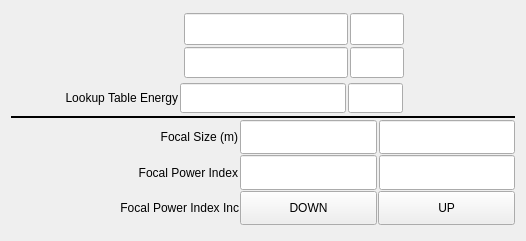
<?xml version="1.0" encoding="UTF-8"?>
<ui version="4.0">
 <class>Form</class>
 <widget class="QWidget" name="Form">
  <property name="geometry">
   <rect>
    <x>0</x>
    <y>0</y>
    <width>526</width>
    <height>241</height>
   </rect>
  </property>
  <property name="windowTitle">
   <string>Form</string>
  </property>
  <layout class="QVBoxLayout" name="verticalLayout_3">
   <item>
    <layout class="QVBoxLayout" name="verticalLayout" stretch="2,1,1,1,1,1">
     <property name="spacing">
      <number>1</number>
     </property>
     <property name="topMargin">
      <number>0</number>
     </property>
     <property name="bottomMargin">
      <number>5</number>
     </property>
     <item>
      <layout class="QHBoxLayout" name="horizontalLayout_3" stretch="4,1,10">
       <property name="spacing">
        <number>2</number>
       </property>
       <item>
        <widget class="caChoice" name="caChoice_0">
         <property name="channel" stdset="0">
          <string notr="true">$(P)$(CRL):EnergySelect</string>
         </property>
         <property name="foreground">
          <color>
           <red>0</red>
           <green>0</green>
           <blue>0</blue>
          </color>
         </property>
         <property name="background">
          <color>
           <red>115</red>
           <green>223</green>
           <blue>255</blue>
          </color>
         </property>
         <property name="colorMode">
          <enum>caChoice::Static</enum>
         </property>
         <property name="endBit">
          <number>1</number>
         </property>
        </widget>
       </item>
       <item>
        <layout class="QVBoxLayout" name="verticalLayout_2">
         <property name="margin">
          <number>5</number>
         </property>
         <item>
          <widget class="caGraphics" name="caRectangle_1">
           <property name="foreground">
            <color>
             <red>0</red>
             <green>216</green>
             <blue>0</blue>
            </color>
           </property>
           <property name="linestyle" stdset="0">
            <enum>caGraphics::Solid</enum>
           </property>
           <property name="fillstyle" stdset="0">
            <enum>caGraphics::Filled</enum>
           </property>
           <property name="lineColor">
            <color>
             <red>0</red>
             <green>216</green>
             <blue>0</blue>
            </color>
           </property>
           <property name="visibility">
            <enum>caGraphics::IfZero</enum>
           </property>
           <property name="channel" stdset="0">
            <string notr="true">$(P)$(CRL):EnergySelect</string>
           </property>
           <property name="form">
            <enum>caGraphics::Rectangle</enum>
           </property>
          </widget>
         </item>
         <item>
          <widget class="caGraphics" name="caRectangle_2">
           <property name="foreground">
            <color>
             <red>0</red>
             <green>216</green>
             <blue>0</blue>
            </color>
           </property>
           <property name="linestyle" stdset="0">
            <enum>caGraphics::Solid</enum>
           </property>
           <property name="fillstyle" stdset="0">
            <enum>caGraphics::Filled</enum>
           </property>
           <property name="lineColor">
            <color>
             <red>0</red>
             <green>216</green>
             <blue>0</blue>
            </color>
           </property>
           <property name="visibility">
            <enum>caGraphics::IfNotZero</enum>
           </property>
           <property name="channel" stdset="0">
            <string notr="true">$(P)$(CRL):EnergySelect</string>
           </property>
           <property name="form">
            <enum>caGraphics::Rectangle</enum>
           </property>
          </widget>
         </item>
        </layout>
       </item>
       <item>
        <layout class="QGridLayout" name="gridLayout_3" columnstretch="3,1,2" rowminimumheight="1,1">
         <property name="margin">
          <number>2</number>
         </property>
         <property name="spacing">
          <number>2</number>
         </property>
         <item row="1" column="0">
          <widget class="caTextEntry" name="catextentry_17">
           <property name="sizePolicy">
            <sizepolicy hsizetype="Expanding" vsizetype="Expanding">
             <horstretch>0</horstretch>
             <verstretch>0</verstretch>
            </sizepolicy>
           </property>
           <property name="alignment">
            <set>Qt::AlignRight|Qt::AlignTrailing|Qt::AlignVCenter</set>
           </property>
           <property name="channel" stdset="0">
            <string notr="true">$(P)$(CRL):EnergyLocal</string>
           </property>
           <property name="background">
            <color>
             <red>115</red>
             <green>223</green>
             <blue>255</blue>
            </color>
           </property>
           <property name="colorMode">
            <enum>caLineEdit::Static</enum>
           </property>
           <property name="precision">
            <number>3</number>
           </property>
          </widget>
         </item>
         <item row="1" column="1">
          <widget class="caLineEdit" name="caLineEdit_19">
           <property name="sizePolicy">
            <sizepolicy hsizetype="Expanding" vsizetype="Expanding">
             <horstretch>0</horstretch>
             <verstretch>0</verstretch>
            </sizepolicy>
           </property>
           <property name="font">
            <font>
             <pointsize>13</pointsize>
            </font>
           </property>
           <property name="text">
            <string/>
           </property>
           <property name="alignment">
            <set>Qt::AlignAbsolute|Qt::AlignLeading|Qt::AlignLeft|Qt::AlignVCenter</set>
           </property>
           <property name="channel" stdset="0">
            <string notr="true">$(P)$(CRL):EnergyLocal.EGU</string>
           </property>
           <property name="foreground">
            <color>
             <red>10</red>
             <green>0</green>
             <blue>184</blue>
            </color>
           </property>
           <property name="background">
            <color>
             <red>200</red>
             <green>200</green>
             <blue>200</blue>
            </color>
           </property>
           <property name="colorMode">
            <enum>caLineEdit::Static</enum>
           </property>
           <property name="fontScaleMode" stdset="0">
            <enum>caLineEdit::None</enum>
           </property>
          </widget>
         </item>
         <item row="0" column="1">
          <widget class="caLineEdit" name="caLineEdit_11">
           <property name="sizePolicy">
            <sizepolicy hsizetype="Expanding" vsizetype="Expanding">
             <horstretch>0</horstretch>
             <verstretch>0</verstretch>
            </sizepolicy>
           </property>
           <property name="font">
            <font>
             <pointsize>13</pointsize>
            </font>
           </property>
           <property name="text">
            <string/>
           </property>
           <property name="alignment">
            <set>Qt::AlignAbsolute|Qt::AlignLeading|Qt::AlignLeft|Qt::AlignVCenter</set>
           </property>
           <property name="channel" stdset="0">
            <string notr="true">$(P)$(CRL):EnergyBeamline.EGU</string>
           </property>
           <property name="foreground">
            <color>
             <red>10</red>
             <green>0</green>
             <blue>184</blue>
            </color>
           </property>
           <property name="background">
            <color>
             <red>200</red>
             <green>200</green>
             <blue>200</blue>
            </color>
           </property>
           <property name="colorMode">
            <enum>caLineEdit::Static</enum>
           </property>
           <property name="fontScaleMode" stdset="0">
            <enum>caLineEdit::None</enum>
           </property>
          </widget>
         </item>
         <item row="0" column="0">
          <widget class="caLineEdit" name="caLineEdit_16">
           <property name="sizePolicy">
            <sizepolicy hsizetype="Expanding" vsizetype="Expanding">
             <horstretch>0</horstretch>
             <verstretch>0</verstretch>
            </sizepolicy>
           </property>
           <property name="font">
            <font>
             <pointsize>13</pointsize>
            </font>
           </property>
           <property name="text">
            <string/>
           </property>
           <property name="alignment">
            <set>Qt::AlignRight|Qt::AlignTrailing|Qt::AlignVCenter</set>
           </property>
           <property name="channel" stdset="0">
            <string notr="true">$(P)$(CRL):EnergyBeamline</string>
           </property>
           <property name="foreground">
            <color>
             <red>10</red>
             <green>0</green>
             <blue>184</blue>
            </color>
           </property>
           <property name="background">
            <color>
             <red>200</red>
             <green>200</green>
             <blue>200</blue>
            </color>
           </property>
           <property name="colorMode">
            <enum>caLineEdit::Static</enum>
           </property>
           <property name="precision">
            <number>3</number>
           </property>
           <property name="fontScaleMode" stdset="0">
            <enum>caLineEdit::None</enum>
           </property>
          </widget>
         </item>
         <item row="0" column="2">
          <spacer name="horizontalSpacer_8">
           <property name="orientation">
            <enum>Qt::Horizontal</enum>
           </property>
           <property name="sizeHint" stdset="0">
            <size>
             <width>40</width>
             <height>20</height>
            </size>
           </property>
          </spacer>
         </item>
        </layout>
       </item>
      </layout>
     </item>
     <item>
      <layout class="QHBoxLayout" name="horizontalLayout_2" stretch="1,5,6,2,4">
       <property name="spacing">
        <number>2</number>
       </property>
       <property name="margin">
        <number>2</number>
       </property>
       <item>
        <spacer name="horizontalSpacer_7">
         <property name="orientation">
          <enum>Qt::Horizontal</enum>
         </property>
         <property name="sizeHint" stdset="0">
          <size>
           <width>40</width>
           <height>20</height>
          </size>
         </property>
        </spacer>
       </item>
       <item>
        <widget class="caLabel" name="calabel_19">
         <property name="text">
          <string>Lookup Table Energy</string>
         </property>
         <property name="alignment">
          <set>Qt::AlignRight|Qt::AlignTrailing|Qt::AlignVCenter</set>
         </property>
         <property name="fontScaleMode">
          <enum>ESimpleLabel::WidthAndHeight</enum>
         </property>
        </widget>
       </item>
       <item>
        <widget class="caLineEdit" name="caLineEdit_13">
         <property name="sizePolicy">
          <sizepolicy hsizetype="Expanding" vsizetype="Expanding">
           <horstretch>0</horstretch>
           <verstretch>0</verstretch>
          </sizepolicy>
         </property>
         <property name="font">
          <font>
           <pointsize>13</pointsize>
          </font>
         </property>
         <property name="text">
          <string/>
         </property>
         <property name="alignment">
          <set>Qt::AlignRight|Qt::AlignTrailing|Qt::AlignVCenter</set>
         </property>
         <property name="channel" stdset="0">
          <string notr="true">$(P)$(CRL):energy_RBV</string>
         </property>
         <property name="foreground">
          <color>
           <red>10</red>
           <green>0</green>
           <blue>184</blue>
          </color>
         </property>
         <property name="background">
          <color>
           <red>200</red>
           <green>200</green>
           <blue>200</blue>
          </color>
         </property>
         <property name="colorMode">
          <enum>caLineEdit::Static</enum>
         </property>
         <property name="precision">
          <number>3</number>
         </property>
         <property name="fontScaleMode" stdset="0">
          <enum>caLineEdit::None</enum>
         </property>
        </widget>
       </item>
       <item>
        <widget class="caLineEdit" name="caLineEdit_10">
         <property name="sizePolicy">
          <sizepolicy hsizetype="Expanding" vsizetype="Expanding">
           <horstretch>0</horstretch>
           <verstretch>0</verstretch>
          </sizepolicy>
         </property>
         <property name="font">
          <font>
           <pointsize>13</pointsize>
          </font>
         </property>
         <property name="text">
          <string/>
         </property>
         <property name="alignment">
          <set>Qt::AlignAbsolute|Qt::AlignLeading|Qt::AlignLeft|Qt::AlignVCenter</set>
         </property>
         <property name="channel" stdset="0">
          <string notr="true">$(P)$(CRL):energy.EGU</string>
         </property>
         <property name="foreground">
          <color>
           <red>10</red>
           <green>0</green>
           <blue>184</blue>
          </color>
         </property>
         <property name="background">
          <color>
           <red>200</red>
           <green>200</green>
           <blue>200</blue>
          </color>
         </property>
         <property name="colorMode">
          <enum>caLineEdit::Static</enum>
         </property>
         <property name="fontScaleMode" stdset="0">
          <enum>caLineEdit::None</enum>
         </property>
        </widget>
       </item>
       <item>
        <spacer name="horizontalSpacer_9">
         <property name="orientation">
          <enum>Qt::Horizontal</enum>
         </property>
         <property name="sizeHint" stdset="0">
          <size>
           <width>40</width>
           <height>20</height>
          </size>
         </property>
        </spacer>
       </item>
      </layout>
     </item>
     <item>
      <widget class="Line" name="line_2">
       <property name="frameShadow">
        <enum>QFrame::Plain</enum>
       </property>
       <property name="lineWidth">
        <number>2</number>
       </property>
       <property name="orientation">
        <enum>Qt::Horizontal</enum>
       </property>
      </widget>
     </item>
     <item>
      <layout class="QHBoxLayout" name="horizontalLayout_4" stretch="5,3,3">
       <property name="spacing">
        <number>2</number>
       </property>
       <property name="rightMargin">
        <number>0</number>
       </property>
       <item>
        <widget class="caLabel" name="calabel_21">
         <property name="text">
          <string>Focal Size (m)</string>
         </property>
         <property name="scaledContents">
          <bool>true</bool>
         </property>
         <property name="alignment">
          <set>Qt::AlignRight|Qt::AlignTrailing|Qt::AlignVCenter</set>
         </property>
         <property name="fontScaleMode">
          <enum>ESimpleLabel::WidthAndHeight</enum>
         </property>
        </widget>
       </item>
       <item>
        <widget class="caTextEntry" name="catextentry_15">
         <property name="sizePolicy">
          <sizepolicy hsizetype="Preferred" vsizetype="Expanding">
           <horstretch>0</horstretch>
           <verstretch>0</verstretch>
          </sizepolicy>
         </property>
         <property name="alignment">
          <set>Qt::AlignRight|Qt::AlignTrailing|Qt::AlignVCenter</set>
         </property>
         <property name="channel" stdset="0">
          <string notr="true">$(P)$(CRL):focalSize</string>
         </property>
         <property name="background">
          <color>
           <red>115</red>
           <green>223</green>
           <blue>255</blue>
          </color>
         </property>
         <property name="colorMode">
          <enum>caLineEdit::Static</enum>
         </property>
         <property name="precision">
          <number>3</number>
         </property>
         <property name="precisionMode">
          <enum>caLineEdit::User</enum>
         </property>
         <property name="formatType">
          <enum>caLineEdit::compact</enum>
         </property>
        </widget>
       </item>
       <item>
        <widget class="caLineEdit" name="caLineEdit_15">
         <property name="sizePolicy">
          <sizepolicy hsizetype="Preferred" vsizetype="Expanding">
           <horstretch>0</horstretch>
           <verstretch>0</verstretch>
          </sizepolicy>
         </property>
         <property name="font">
          <font>
           <pointsize>13</pointsize>
          </font>
         </property>
         <property name="text">
          <string/>
         </property>
         <property name="alignment">
          <set>Qt::AlignRight|Qt::AlignTrailing|Qt::AlignVCenter</set>
         </property>
         <property name="channel" stdset="0">
          <string notr="true">$(P)$(CRL):fSize_actual</string>
         </property>
         <property name="foreground">
          <color>
           <red>10</red>
           <green>0</green>
           <blue>184</blue>
          </color>
         </property>
         <property name="background">
          <color>
           <red>200</red>
           <green>200</green>
           <blue>200</blue>
          </color>
         </property>
         <property name="colorMode">
          <enum>caLineEdit::Static</enum>
         </property>
         <property name="precision">
          <number>6</number>
         </property>
         <property name="precisionMode">
          <enum>caLineEdit::Channel</enum>
         </property>
         <property name="fontScaleMode" stdset="0">
          <enum>caLineEdit::None</enum>
         </property>
         <property name="formatType">
          <enum>caLineEdit::engr_notation</enum>
         </property>
        </widget>
       </item>
      </layout>
     </item>
     <item>
      <layout class="QHBoxLayout" name="horizontalLayout_5" stretch="5,3,3">
       <property name="spacing">
        <number>2</number>
       </property>
       <property name="rightMargin">
        <number>0</number>
       </property>
       <item>
        <widget class="caLabel" name="calabel_28">
         <property name="text">
          <string>Focal Power Index</string>
         </property>
         <property name="alignment">
          <set>Qt::AlignRight|Qt::AlignTrailing|Qt::AlignVCenter</set>
         </property>
         <property name="fontScaleMode">
          <enum>ESimpleLabel::WidthAndHeight</enum>
         </property>
        </widget>
       </item>
       <item>
        <widget class="caTextEntry" name="catextentry_16">
         <property name="sizePolicy">
          <sizepolicy hsizetype="Preferred" vsizetype="Expanding">
           <horstretch>0</horstretch>
           <verstretch>0</verstretch>
          </sizepolicy>
         </property>
         <property name="alignment">
          <set>Qt::AlignRight|Qt::AlignTrailing|Qt::AlignVCenter</set>
         </property>
         <property name="channel" stdset="0">
          <string notr="true">$(P)$(CRL):1:sortedIndex</string>
         </property>
         <property name="background">
          <color>
           <red>115</red>
           <green>223</green>
           <blue>255</blue>
          </color>
         </property>
         <property name="colorMode">
          <enum>caLineEdit::Static</enum>
         </property>
         <property name="precision">
          <number>0</number>
         </property>
         <property name="precisionMode">
          <enum>caLineEdit::User</enum>
         </property>
         <property name="formatType">
          <enum>caLineEdit::decimal</enum>
         </property>
        </widget>
       </item>
       <item>
        <widget class="caLineEdit" name="caLineEdit_18">
         <property name="sizePolicy">
          <sizepolicy hsizetype="Preferred" vsizetype="Expanding">
           <horstretch>0</horstretch>
           <verstretch>0</verstretch>
          </sizepolicy>
         </property>
         <property name="font">
          <font>
           <pointsize>13</pointsize>
          </font>
         </property>
         <property name="text">
          <string/>
         </property>
         <property name="alignment">
          <set>Qt::AlignRight|Qt::AlignTrailing|Qt::AlignVCenter</set>
         </property>
         <property name="channel" stdset="0">
          <string notr="true">$(P)$(CRL):1:sortedIndex_RBV</string>
         </property>
         <property name="foreground">
          <color>
           <red>10</red>
           <green>0</green>
           <blue>184</blue>
          </color>
         </property>
         <property name="background">
          <color>
           <red>200</red>
           <green>200</green>
           <blue>200</blue>
          </color>
         </property>
         <property name="colorMode">
          <enum>caLineEdit::Static</enum>
         </property>
         <property name="precision">
          <number>0</number>
         </property>
         <property name="precisionMode">
          <enum>caLineEdit::User</enum>
         </property>
         <property name="fontScaleMode" stdset="0">
          <enum>caLineEdit::None</enum>
         </property>
         <property name="formatType">
          <enum>caLineEdit::compact</enum>
         </property>
        </widget>
       </item>
      </layout>
     </item>
     <item>
      <layout class="QHBoxLayout" name="horizontalLayout_10" stretch="5,3,3">
       <property name="leftMargin">
        <number>0</number>
       </property>
       <property name="rightMargin">
        <number>0</number>
       </property>
       <item>
        <widget class="caLabel" name="calabel_29">
         <property name="text">
          <string>Focal Power Index Inc</string>
         </property>
         <property name="scaledContents">
          <bool>true</bool>
         </property>
         <property name="alignment">
          <set>Qt::AlignRight|Qt::AlignTrailing|Qt::AlignVCenter</set>
         </property>
         <property name="fontScaleMode">
          <enum>ESimpleLabel::WidthAndHeight</enum>
         </property>
        </widget>
       </item>
       <item>
        <widget class="caMessageButton" name="camessagebutton">
         <property name="sizePolicy">
          <sizepolicy hsizetype="Minimum" vsizetype="Expanding">
           <horstretch>0</horstretch>
           <verstretch>0</verstretch>
          </sizepolicy>
         </property>
         <property name="text">
          <string>DOWN</string>
         </property>
         <property name="channel" stdset="0">
          <string notr="true">$(P)$(CRL):1:fSize_twk_dn.PROC</string>
         </property>
         <property name="background">
          <color>
           <red>115</red>
           <green>223</green>
           <blue>255</blue>
          </color>
         </property>
         <property name="pressMessage">
          <string notr="true">1</string>
         </property>
        </widget>
       </item>
       <item>
        <widget class="caMessageButton" name="camessagebutton_2">
         <property name="sizePolicy">
          <sizepolicy hsizetype="Minimum" vsizetype="Expanding">
           <horstretch>0</horstretch>
           <verstretch>0</verstretch>
          </sizepolicy>
         </property>
         <property name="text">
          <string> UP </string>
         </property>
         <property name="channel" stdset="0">
          <string notr="true">$(P)$(CRL):1:fSize_twk_up.PROC</string>
         </property>
         <property name="background">
          <color>
           <red>115</red>
           <green>223</green>
           <blue>255</blue>
          </color>
         </property>
         <property name="pressMessage">
          <string notr="true">1</string>
         </property>
        </widget>
       </item>
      </layout>
     </item>
    </layout>
   </item>
  </layout>
 </widget>
 <customwidgets>
  <customwidget>
   <class>caChoice</class>
   <extends>QWidget</extends>
   <header>caChoice</header>
  </customwidget>
  <customwidget>
   <class>caTextEntry</class>
   <extends>caLineEdit</extends>
   <header>caTextEntry</header>
  </customwidget>
  <customwidget>
   <class>caMessageButton</class>
   <extends>QPushButton</extends>
   <header>caMessageButton</header>
  </customwidget>
  <customwidget>
   <class>caLabel</class>
   <extends>QLabel</extends>
   <header>caLabel</header>
  </customwidget>
  <customwidget>
   <class>caGraphics</class>
   <extends>QWidget</extends>
   <header>caGraphics</header>
  </customwidget>
  <customwidget>
   <class>caLineEdit</class>
   <extends>QLineEdit</extends>
   <header>caLineEdit</header>
  </customwidget>
 </customwidgets>
 <resources/>
 <connections/>
</ui>
